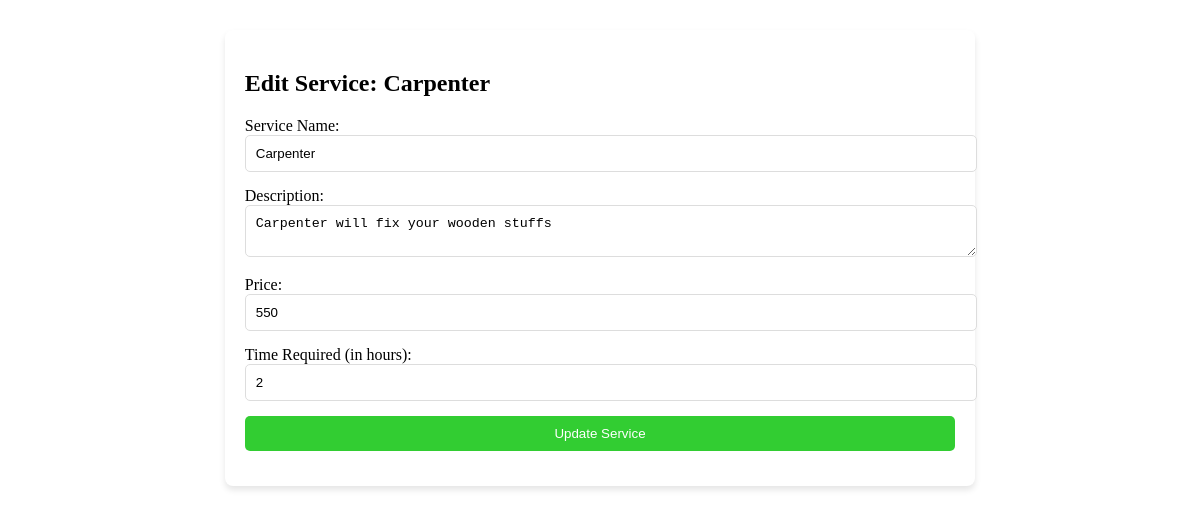
/admin/edit_service/1, run on the app's committed database.
### models.py (models this page shows)
class Service(db.Model):
    __tablename__ = 'services'
    id = db.Column(db.Integer, primary_key=True)
    name = db.Column(db.String(80), unique=True, nullable=False)
    price = db.Column(db.Integer, nullable=False)
    timerequired = db.Column(db.Integer, nullable=False)
    description = db.Column(db.String(200), nullable=False)
    allowed = db.Column(db.Boolean, default=False, nullable=False)
    status = db.Column(db.String(20), default="Pending", nullable=False)

### routes.py (the view, shortened to what this page needs)
@app.route('/admin/edit_service/<int:service_id>', methods=['GET', 'POST'])
def edit_service(service_id):
    service = Service.query.get(service_id)
    if not service:
        flash("Service not found", "error")
        return redirect(url_for('lservices'))
    return render_template('edit_service.html', service=service)

### templates/edit_service.html (shortened to what this page needs)
<!DOCTYPE html>
<html lang="en">
<head>
</head>
<body>
    <div class="form-container">
        <h2>Edit Service: {{ service.name }}</h2>
        <form method="POST">
            <label for="name">Service Name:</label>
            <input type="text" name="name" value="{{ service.name }}" required>
            <label for="description">Description:</label>
            <textarea name="description" required>{{ service.description }}</textarea>
            <label for="price">Price:</label>
            <input type="number" step="0.01" name="price" value="{{ service.price }}" required>
            <label for="timerequired">Time Required (in hours):</label>
            <input type="number" name="timerequired" value="{{ service.timerequired }}" required>
            <button type="submit">Update Service</button>
        </form>
    </div>
</body>
</html>

### templates/edit_service.html (style rules this page uses)
.form-container { width: 60%; margin: 30px auto; padding: 20px; background-color: white; border-radius: 8px; box-shadow: 0 4px 6px rgba(0, 0, 0, 0.1); }
.form-container input, .form-container textarea, .form-container button { width: 100%; padding: 10px; margin-bottom: 15px; border-radius: 5px; border: 1px solid #ddd; }
.form-container button { background-color: #32CD32; color: white; border: none; cursor: pointer; }

### data on the page
Service: name "Carpenter", description "Carpenter will fix your wooden stuffs", price "550", timerequired "2"
